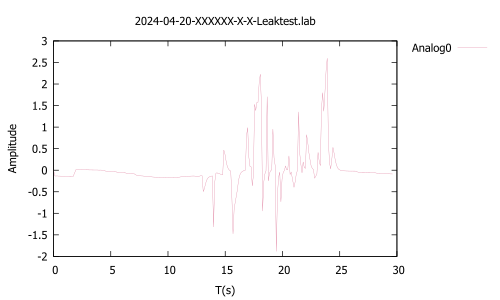

Write gnuplot code to recreate this figure.
set terminal pdf
set encoding utf8
set output "2024-04-20-XXXXXX-X-X-Leaktest.pdf"
set encoding utf8
#set xrange [0.0:600.0]
#set xrange [0.0:20.0]
set key outside
set style line 1 linecolor rgb '#DB7093' linewidth 0.1
set title "2024-04-20-XXXXXX-X-X-Leaktest.lab"
set xlabel "T(s)"
set ylabel "Amplitude"
plot "2024-04-20-XXXXXX-X-X-Leaktest.lab" using 1:2 w l linestyle 1 title "Analog0"
